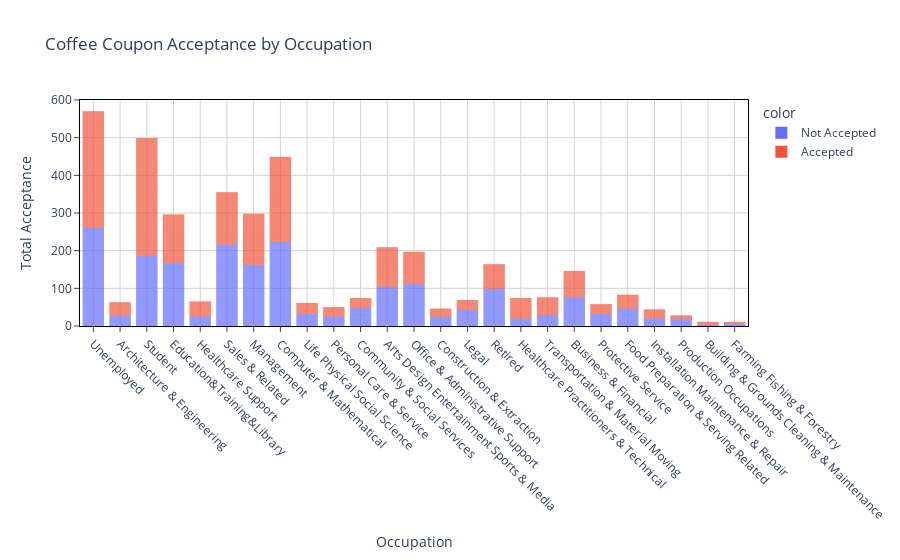

The notebook cell saved with this chart:
### Markdown cell above
@Finding

It is interesting to notice the young drivers with age below 21 has higher acceptance for coffee coupons, whereas elderly population with 50 plus shows slightly less acceptance but all other intermediate groups show around 50% acceptance.

### Code cell
# Lets create a barplot based on the coffee coupon acceptance, by occupation 

fig = px.bar(df_coffee_coupons['occupation'], color=df_coffee_coupons['acceptance'], 
             title = 'Coffee Coupon Acceptance by Occupation',
            labels={'value':'Occupation',
                   'count':'Total Acceptance'}
            )

fig.update_layout(
    plot_bgcolor='white'
)

fig.update_xaxes(
    tickangle = 45,
    mirror=True,
    ticks='outside',
    showline=True,
    linecolor='black',
    gridcolor='lightgrey'
)
fig.update_yaxes(
    mirror=True,
    ticks='outside',
    showline=True,
    linecolor='black',
    gridcolor='lightgrey'
)

fig.update_traces(marker_line_width = 0,
                  selector=dict(type="bar"))

fig.update_layout(bargap=0.2,
                  bargroupgap = 0,
                 )
fig.show()

### Figure 1 — Plotly figure (JSON) as saved in the notebook; plotly's stock layout.template omitted (floating-point values rounded to 4 significant figures; data arrays with more than 128 entries replaced by an {"elided": "..."} marker saying what was removed)
{"data": [{"alignmentgroup": "True", "hovertemplate": "color=Not Accepted<br>Occupation=%{x}<br>Total Acceptance=%{y}<extra></extra>", "legendgroup": "Not Accepted", "marker": {"color": "#636efa", "line": {"width": 0}, "pattern": {"shape": ""}}, "name": "Not Accepted", "offsetgroup": "Not Accepted", "orientation": "v", "showlegend": true, "textposition": "auto", "type": "bar", "x": {"elided": "2001 str values"}, "xaxis": "x", "y": {"elided": "2001 int values"}, "yaxis": "y"}, {"alignmentgroup": "True", "hovertemplate": "color=Accepted<br>Occupation=%{x}<br>Total Acceptance=%{y}<extra></extra>", "legendgroup": "Accepted", "marker": {"color": "#EF553B", "line": {"width": 0}, "pattern": {"shape": ""}}, "name": "Accepted", "offsetgroup": "Accepted", "orientation": "v", "showlegend": true, "textposition": "auto", "type": "bar", "x": {"elided": "1995 str values"}, "xaxis": "x", "y": {"elided": "1995 int values"}, "yaxis": "y"}], "layout": {"autosize": true, "bargap": 0.2, "bargroupgap": 0, "barmode": "relative", "legend": {"title": {"text": "color"}, "tracegroupgap": 0}, "plot_bgcolor": "white", "title": {"text": "Coffee Coupon Acceptance by Occupation"}, "xaxis": {"anchor": "y", "autorange": true, "domain": [0, 1], "gridcolor": "lightgrey", "linecolor": "black", "mirror": true, "range": [-0.5, 24.5], "showline": true, "tickangle": 45, "ticks": "outside", "title": {"text": "Occupation"}, "type": "category"}, "yaxis": {"anchor": "x", "autorange": true, "domain": [0, 1], "gridcolor": "lightgrey", "linecolor": "black", "mirror": true, "range": [0, 600], "showline": true, "ticks": "outside", "title": {"text": "Total Acceptance"}, "type": "linear"}}}
